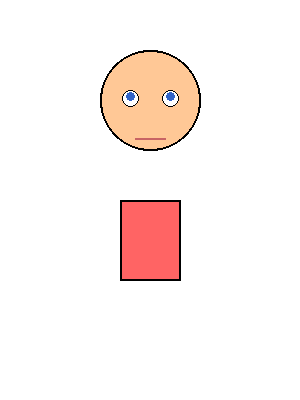
#> input picture _archive_v1_prototype/backend/assets/characters/child_001/child_001_neutral.png, 300 x 400 px; its folder holds 3 pictures in this run
$ python USAGE_GUIDE_FEATURE_1.py
#> lines starting #> are read from the running program, lines starting #| are printed output that depends on the picture
### _archive_v1_prototype/backend/cartoon_character_generator.py
"""Procedurally generates cartoon characters"""
from PIL import Image, ImageDraw
from pathlib import Path
from typing import Tuple
import random
from dataclasses import dataclass

@dataclass
class CharacterStyle:
    skin_color: Tuple[int, int, int]
    hair_color: Tuple[int, int, int]
    shirt_color: Tuple[int, int, int]
    eye_color: Tuple[int, int, int]
    mouth_color: Tuple[int, int, int]

class CartoonCharacterGenerator:
    WIDTH = 300
    HEIGHT = 400

    def __init__(self, output_dir: Path = None):
        if output_dir is None:
            output_dir = Path(__file__).parent / "assets" / "characters"
        self.output_dir = Path(output_dir)
        self.output_dir.mkdir(parents=True, exist_ok=True)

    def generate_character(self, name: str, style: CharacterStyle) -> bool:
        try:
            char_dir = self.output_dir / name
            char_dir.mkdir(parents=True, exist_ok=True)
            (char_dir / "mouths").mkdir(exist_ok=True)

            for expr in ['neutral', 'happy', 'sad', 'angry']:
                img = self._draw_character(style, expr)
                img.save(char_dir / f"{name}_{expr}.png")

            for mouth in ['A', 'E', 'I', 'O', 'U', 'MBP', 'X']:
                img = self._draw_mouth(mouth, style)
                img.save(char_dir / "mouths" / f"{mouth}.png")

            return True
        except Exception as e:
            print(f"Error: {e}")
            return False

    def _draw_character(self, style: CharacterStyle, expr: str) -> Image.Image:
        img = Image.new('RGBA', (self.WIDTH, self.HEIGHT), (255, 255, 255, 0))
        draw = ImageDraw.Draw(img)
        cx, cy = self.WIDTH // 2, self.HEIGHT // 2

        # Head
        draw.ellipse([cx-50, cy-150, cx+50, cy-50], fill=style.skin_color, outline=(0,0,0), width=2)
        # Body
        draw.rectangle([cx-30, cy, cx+30, cy+80], fill=style.shirt_color, outline=(0,0,0), width=2)
        # Eyes
        for ex in [cx-20, cx+20]:
            draw.ellipse([ex-8, cy-110, ex+8, cy-94], fill=(255,255,255), outline=(0,0,0), width=1)
            draw.ellipse([ex-4, cy-108, ex+4, cy-100], fill=style.eye_color)
        # Mouth
        if expr == 'happy':
            draw.arc([cx-15, cy-70, cx+15, cy-55], 0, 180, fill=style.mouth_color, width=2)
        elif expr == 'sad':
            draw.arc([cx-15, cy-85, cx+15, cy-70], 180, 360, fill=style.mouth_color, width=2)
        else:
            draw.line([cx-15, cy-62, cx+15, cy-62], fill=style.mouth_color, width=2)

        return img.convert('RGB')

    def _draw_mouth(self, shape: str, style: CharacterStyle) -> Image.Image:
        img = Image.new('RGBA', (50, 50), (255, 255, 255, 0))
        draw = ImageDraw.Draw(img)

        if shape == 'A':
            draw.ellipse([10, 8, 40, 45], fill=style.mouth_color)
        elif shape == 'E':
            draw.ellipse([5, 15, 45, 35], fill=style.mouth_color)
        elif shape == 'I':
            draw.ellipse([18, 10, 32, 40], fill=style.mouth_color)
        elif shape == 'O':
            draw.ellipse([12, 12, 38, 38], fill=style.mouth_color)
        elif shape == 'U':
            draw.ellipse([14, 14, 36, 36], fill=style.mouth_color)
        elif shape == 'MBP':
            draw.line([5, 25, 45, 25], fill=style.mouth_color, width=3)

        return img.convert('RGB')

    @staticmethod
    def get_random_style(char_type: str = 'hero') -> CharacterStyle:
        if char_type == 'villain':
            skin, hair, shirt, eyes = [(100, 50, 50)], [(30, 30, 30)], [(40, 20, 20)], [(200, 50, 50)]
        elif char_type == 'child':
            skin, hair, shirt, eyes = [(255, 200, 150)], [(200, 150, 100)], [(255, 100, 100)], [(50, 100, 200)]
        else:
            skin, hair, shirt, eyes = [(255, 200, 140)], [(50, 30, 20)], [(30, 100, 200)], [(50, 100, 200)]

        return CharacterStyle(
            skin_color=random.choice(skin),
            hair_color=random.choice(hair),
            shirt_color=random.choice(shirt),
            eye_color=random.choice(eyes),
            mouth_color=(200, 100, 100)
        )

### _archive_v1_prototype/backend/cartoon_character.py
"""CartoonCharacter - Load and render cartoon character sprites"""
from PIL import Image
from pathlib import Path
from typing import Optional, List
import logging

logger = logging.getLogger(__name__)

class CartoonCharacter:
    """Loads and renders cartoon character sprites"""

    def __init__(self, name: str, base_path: Path):
        """Initialize cartoon character

        Args:
            name: Character name (e.g., 'hero_001')
            base_path: Path to character directory
        """
        self.name = name
        self.base_path = Path(base_path)
        self.expressions = {}
        self.mouth_shapes = {}
        self._load_assets()

    def _load_assets(self):
        """Load all expressions and mouth shapes"""
        # Load expressions
        for expr in ['neutral', 'happy', 'sad', 'angry']:
            expr_path = self.base_path / f"{self.name}_{expr}.png"
            if expr_path.exists():
                self.expressions[expr] = Image.open(expr_path)
                logger.debug(f"Loaded expression: {expr}")

        # Load mouth shapes
        mouths_dir = self.base_path / "mouths"
        if mouths_dir.exists():
            for mouth_file in mouths_dir.glob("*.png"):
                mouth_name = mouth_file.stem
                self.mouth_shapes[mouth_name] = Image.open(mouth_file)
                logger.debug(f"Loaded mouth shape: {mouth_name}")

    def get_available_expressions(self) -> List[str]:
        """Get list of available expressions"""
        return list(self.expressions.keys())

    def get_available_mouths(self) -> List[str]:
        """Get list of available mouth shapes"""
        return list(self.mouth_shapes.keys())

    # [45 lines left out: functions get_expression_frame, get_mouth_shape, render_frame, not called in this run]

    def __repr__(self) -> str:
        return f"CartoonCharacter(name='{self.name}', expressions={len(self.expressions)}, mouths={len(self.mouth_shapes)})"

### _archive_v1_prototype/backend/character_manager.py
"""CharacterManager - Load and cache cartoon characters"""
from pathlib import Path
from typing import Dict, Optional
import logging
from backend.cartoon_character import CartoonCharacter

logger = logging.getLogger(__name__)

class CharacterManager:
    """Manages loading and caching of cartoon characters"""

    def __init__(self, assets_dir: Path):
        """Initialize character manager

        Args:
            assets_dir: Path to characters directory
        """
        self.assets_dir = Path(assets_dir)
        self.characters: Dict[str, CartoonCharacter] = {}
        logger.info(f"CharacterManager initialized with assets: {self.assets_dir}")

    def load_character(self, name: str) -> Optional[CartoonCharacter]:
        """Load a character (cached)

        Args:
            name: Character name

        Returns:
            CartoonCharacter instance or None if not found
        """
        # Return cached character if available
        if name in self.characters:
            logger.debug(f"Returning cached character: {name}")
            return self.characters[name]

        # Try to load from disk
        char_path = self.assets_dir / name
        if not char_path.exists():
            logger.warning(f"Character path not found: {char_path}")
            return None

        try:
            character = CartoonCharacter(name, char_path)
            self.characters[name] = character
            logger.info(f"Loaded character: {name}")
            return character
        except Exception as e:
            logger.error(f"Failed to load character {name}: {e}")
            return None

    def get_available_characters(self) -> list[str]:
        """Get list of available character names"""
        if not self.assets_dir.exists():
            return []

        characters = [d.name for d in self.assets_dir.iterdir() if d.is_dir()]
        return sorted(characters)

    def load_all_characters(self) -> Dict[str, CartoonCharacter]:
        """Load all available characters"""
        loaded = {}
        for char_name in self.get_available_characters():
            char = self.load_character(char_name)
            if char:
                loaded[char_name] = char

        logger.info(f"Loaded {len(loaded)} characters")
        return loaded

    # [4 lines left out: function clear_cache, not called in this run]

    def __repr__(self) -> str:
        return f"CharacterManager(loaded={len(self.characters)}, available={len(self.get_available_characters())})"

### _archive_v1_prototype/USAGE_GUIDE_FEATURE_1.py
"""
USAGE GUIDE: Feature 1 - Cartoon Character System
Quick reference for using all classes.
"""

from pathlib import Path
from backend.cartoon_character_generator import CartoonCharacterGenerator, CharacterStyle
from backend.character_manager import CharacterManager
from backend.lip_sync_engine import LipSyncEngine

# ============================================================================
# 1. GENERATE NEW CHARACTERS
# ============================================================================

generator = CartoonCharacterGenerator(Path("backend/assets/characters"))

# Custom colors
style = CharacterStyle(
    skin_color=(255, 200, 140),
    hair_color=(50, 30, 20),
    shirt_color=(30, 100, 200),
    eye_color=(50, 100, 200),
    mouth_color=(200, 100, 100)
)
generator.generate_character('my_hero', style)
#> the loop in generate_character, `for expr in ['neutral', 'happy', 'sad', 'angry']:` made 4 passes
#> pass 1, in generate_character, `img = self._draw_character(style, expr)`:
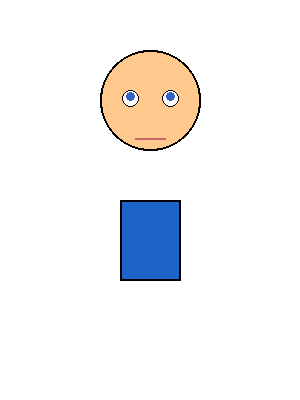
#> img: PIL image 300x400 RGB; mean R, G, B 243.9, 243.3, 243.6
#> the loop in generate_character, `for mouth in ['A', 'E', 'I', 'O', 'U', 'MBP', 'X']:` made 7 passes
#> pass 1, in generate_character, `img = self._draw_mouth(mouth, style)`:
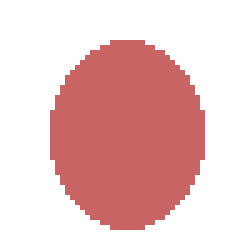
#> img: PIL image 50x50 RGB (shown 5 times larger); mean R, G, B 234.8, 198.1, 198.1
#> pass 2, in generate_character, `img = self._draw_mouth(mouth, style)`:
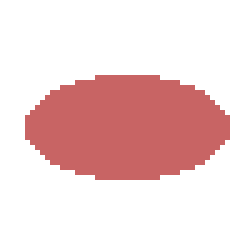
#> img: PIL image 50x50 RGB (shown 5 times larger); mean R, G, B 240.1, 213, 213
#> pass 3, in generate_character, `img = self._draw_mouth(mouth, style)`:
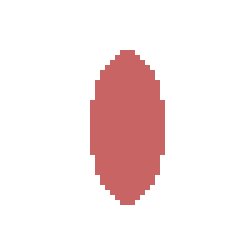
#> img: PIL image 50x50 RGB (shown 5 times larger); mean R, G, B 247.1, 232.6, 232.6
#> after the loop in generate_character, `for mouth in ['A', 'E', 'I', 'O', 'U', 'MBP', 'X']:`: img: PIL image 50x50 RGB; every value is 255

# Random style
hero_style = CartoonCharacterGenerator.get_random_style('hero')
generator.generate_character('random_hero', hero_style)

villain_style = CartoonCharacterGenerator.get_random_style('villain')
generator.generate_character('random_villain', villain_style)
#> the loop in generate_character (call 3), `for expr in ['neutral', 'happy', 'sad', 'angry']:` made 4 passes
#> pass 1, in generate_character (call 3), `img = self._draw_character(style, expr)`:
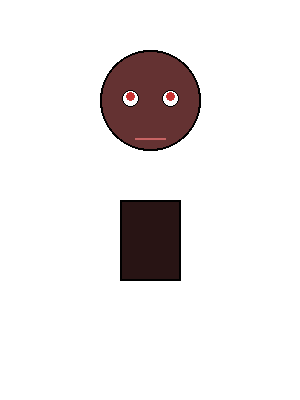
#> img: PIL image 300x400 RGB; mean R, G, B 235.5, 231.7, 231.7

# ============================================================================
# 2. LOAD CHARACTERS
# ============================================================================

manager = CharacterManager(Path("backend/assets/characters"))

# Load single character
hero = manager.load_character('hero_001')

# Load all characters
all_chars = manager.load_all_characters()

# Get available characters
available = manager.get_available_characters()

# ============================================================================
# 3. RENDER FRAMES
# ============================================================================

# Get available options
#> (the run stopped early here; a loop or call above may not have finished)
